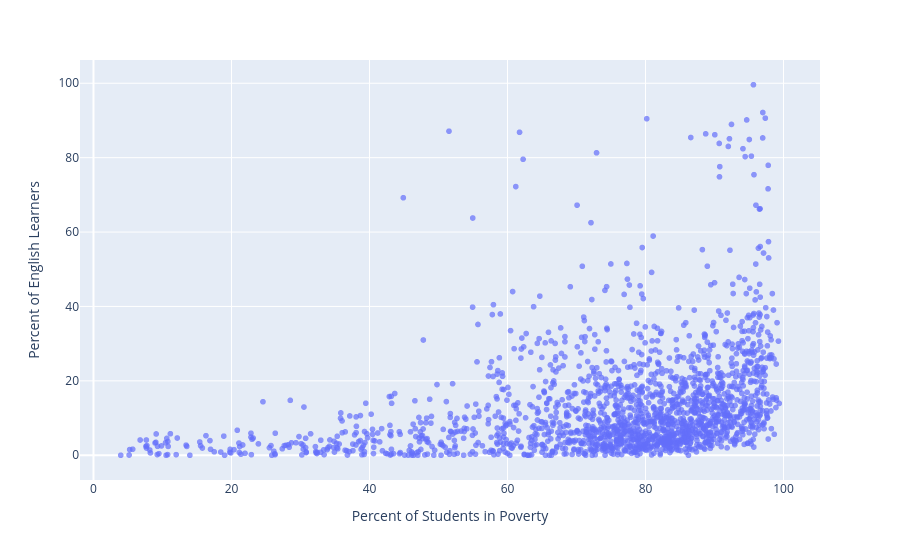

Here is the notebook cell this chart was saved with:
### Markdown cell above
#### Task 2e: A Relationship Between Poverty and English Language Learners

By plotting these two variables, we aim to see if there is a *correlation* between high poverty rates and a higher proportion of students learning English as a second language. This can help identify trends, such as whether schools in more impoverished areas tend to serve a higher percentage of students who are learning English as a second language.

**1.** Create a scatter plot with the poverty rate on the x-axis and the percentage of English learners on the y-axis.

### Code cell
# Create a scatter plot of percent_english_learners vs percent_poverty
fig = px.scatter(
    schools,
    x="percent_poverty",
    y="percent_english_learners",
    labels={
        "percent_poverty": "Percent of Students in Poverty",
        "percent_english_learners": "Percent of English Learners",
    },
    color_continuous_scale="Viridis",  # gradient color
    opacity=0.7
)

fig.show()

### Figure 1 — Plotly figure (JSON) as saved in the notebook; plotly's stock layout.template omitted (floating-point values rounded to 4 significant figures; data arrays with more than 128 entries replaced by an {"elided": "..."} marker saying what was removed)
{"data": [{"hovertemplate": "Percent of Students in Poverty=%{x}<br>Percent of English Learners=%{y}<extra></extra>", "legendgroup": "", "marker": {"color": "#636efa", "opacity": 0.7, "symbol": "circle"}, "mode": "markers", "name": "", "showlegend": false, "type": "scattergl", "x": {"elided": "1834 float values"}, "xaxis": "x", "y": {"elided": "1834 float values"}, "yaxis": "y"}], "layout": {"autosize": true, "legend": {"tracegroupgap": 0}, "margin": {"t": 60}, "xaxis": {"anchor": "y", "autorange": true, "domain": [0, 1], "range": [-1.891, 105.2], "title": {"text": "Percent of Students in Poverty"}, "type": "linear"}, "yaxis": {"anchor": "x", "autorange": true, "domain": [0, 1], "range": [-7.712, 107.3], "title": {"text": "Percent of English Learners"}, "type": "linear"}}}
